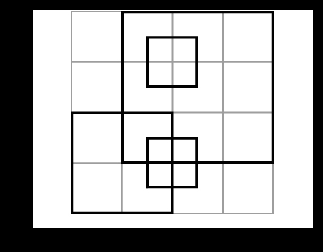
#> input picture Assets/harris_corner.png, 323 x 252 px, found by its file name
$ python harris_corner.py
#> lines starting #> are read from the running program, lines starting #| are printed output that depends on the picture; after the words box and inside, x2 and y2 are one past the last pixel; in counts of white or black regions, pixels touching at a corner belong together
# import
from concurrent.futures import thread
import trace
import numpy as np
import cv2 as cv

# reading image
img = cv.imread('Assets/harris_corner.png')
#> img is the input picture: shape (252, 323, 3); min 0, max 255, mean 178.2

if img is None :
  print("Image not found")
else :

  # convert image into gray scale
  gray = cv.cvtColor(img,cv.COLOR_BGR2GRAY)

  # harris need float value
  gray = np.float32(gray)

  # computer image gradient
  Ix = cv.Sobel(gray,cv.CV_32F,1,0,ksize=3)
  Iy = cv.Sobel(gray,cv.CV_32F,0,1,ksize=3)

  # computer harris matrix
  Ixx = Ix * Ix
  Ixy = Ix * Iy
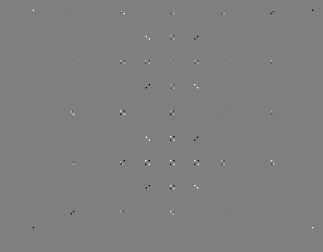
#> Ixy: shape (252, 323) float32; min -585225, max 585225, mean 5.8; drawn with min black and max white
  Iyy = Iy * Iy

  # apply gaussian blur to the harris matrix
  Sxx = cv.GaussianBlur(Ixx,(3,3),sigmaX=1)
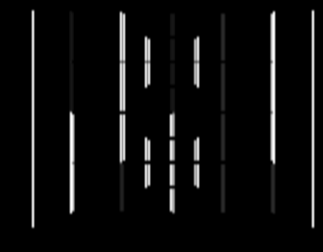
#> Sxx: shape (252, 323) float32; min 0, max 909319.8, mean 45366; drawn with min black and max white
  Syy = cv.GaussianBlur(Iyy,(3,3),sigmaX=1)
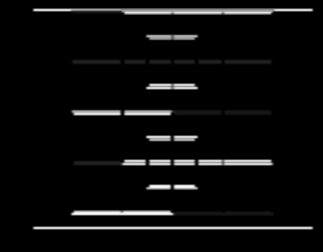
#> Syy: shape (252, 323) float32; min 0, max 909319.8, mean 42954.4; drawn with min black and max white
  Sxy = cv.GaussianBlur(Ixy,(3,3),sigmaX=1)

  # compute harris corner response R
  k = 0.04
  det_M = (Sxx * Syy) - (Sxy * Sxy)
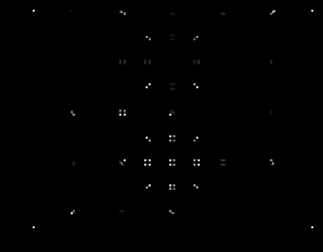
#> det_M: shape (252, 323) float32; min 0, max 1.4e+11, mean 398002848; drawn with min black and max white
  trace_M = Sxx + Syy
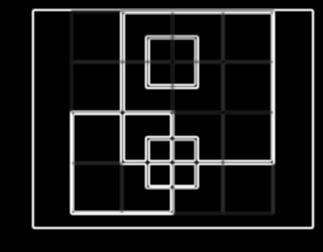
#> trace_M: shape (252, 323) float32; min 0, max 909319.8, mean 88320.4; drawn with min black and max white

  R = det_M - k * (trace_M ** 2)
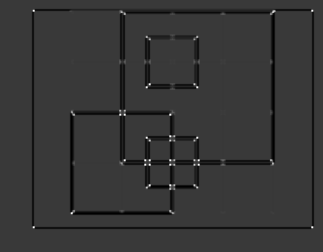
#> R: shape (252, 323) float32; min -3.31e+10, max 1.13e+11, mean -1.76e+09; drawn with min black and max white

  # threshold on R to find corner
  threshold = 0.01 * R.max()
#> threshold = 1.13e+09

  corner_img = img.copy()
  corner_img[R>threshold] = [0,0,255]
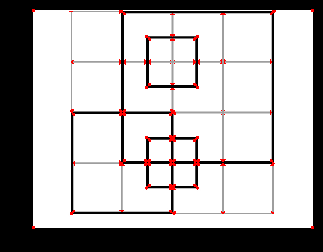
#> corner_img: shape (252, 323, 3); 1.01% of pixels changed, all inside (x1, y1, x2, y2) = (32, 9, 314, 229)

  cv.imshow('Output',corner_img)
  cv.waitKey(0)
  cv.destroyAllWindows()

$ run again, with Assets/blob-detection.png copied over Assets/harris_corner.png
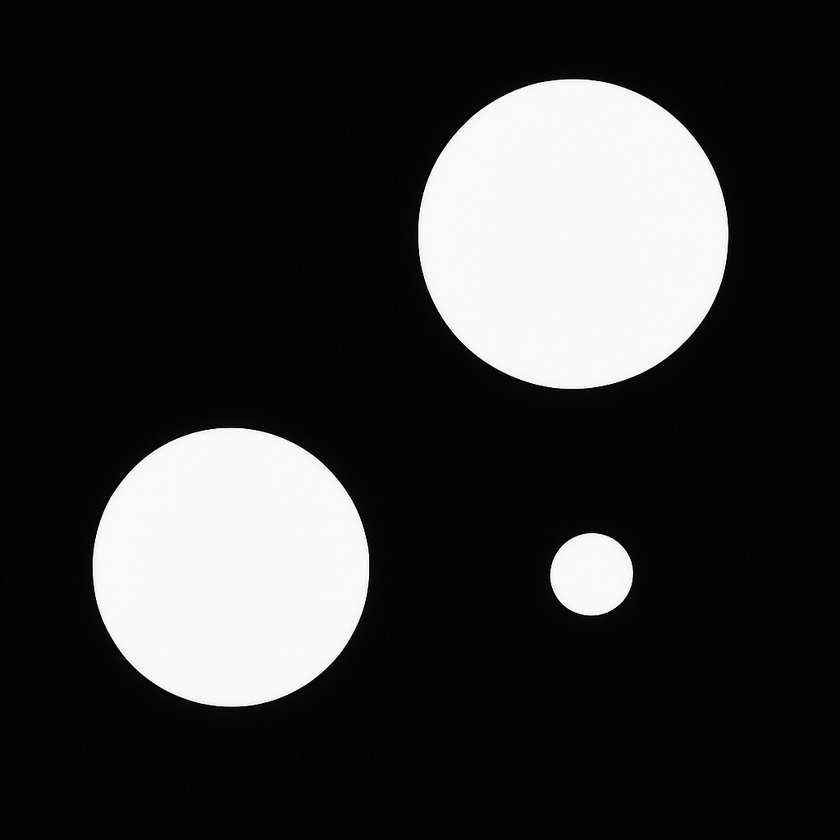
#> input picture Assets/blob-detection.png, 840 x 840 px, shrunk from 1024 x 1024 before the run, found by its file name
#> img is the input picture: shape (840, 840, 3); mean B, G, R 53.1, 53, 53
#> `R = det_M - k * (trace_M ** 2)`:
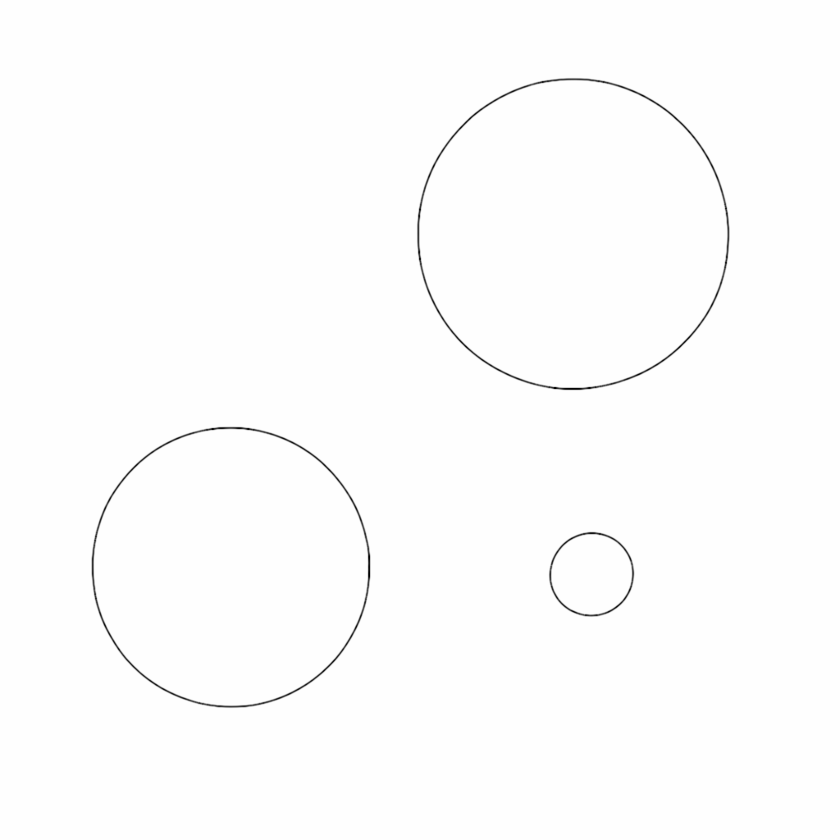
#> R: shape (840, 840) float32; min -1.76e+10, max 583164, mean -77194784; drawn with min black and max white
#> threshold = 5831.6
#> `corner_img[R>threshold] = [0,0,255]`:
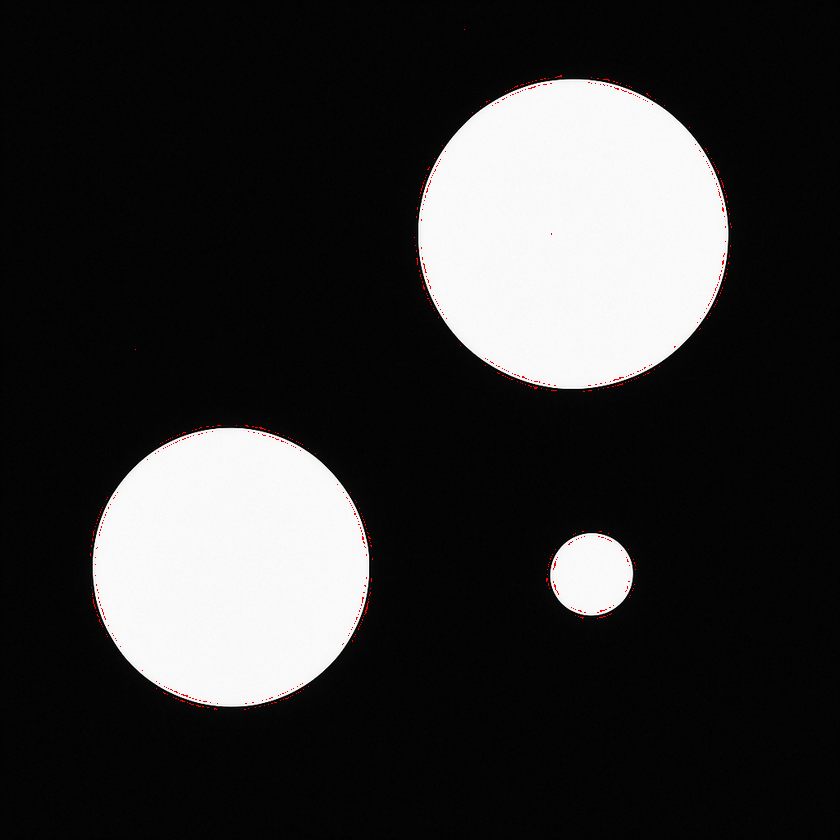
#> corner_img: shape (840, 840, 3); 0.17% of pixels changed, all inside (x1, y1, x2, y2) = (90, 29, 732, 710)
